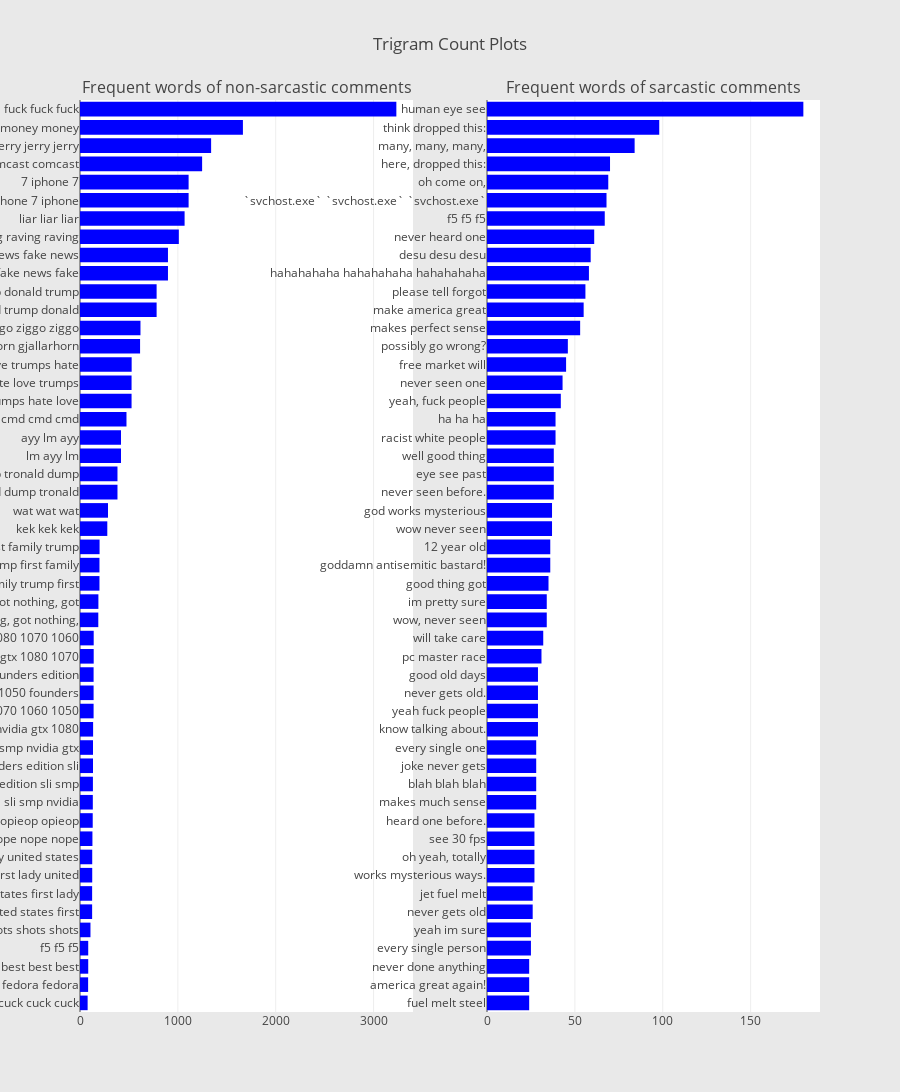

Notebook code cell kept with this figure:
### Code cell
from collections import defaultdict
from wordcloud import WordCloud, STOPWORDS
import plotly.graph_objs as go
from plotly import tools
import plotly.offline as py
py.init_notebook_mode(connected=True)

## custom function for ngram generation ##
def generate_ngrams(text, n_gram=1):
    token = [token for token in text.lower().split(" ") if token != "" if token not in STOPWORDS]
    ngrams = zip(*[token[i:] for i in range(n_gram)])
    return [" ".join(ngram) for ngram in ngrams]

## custom function for horizontal bar chart ##
def horizontal_bar_chart(df, color):
    trace = go.Bar(
        y=df["word"].values[::-1],
        x=df["wordcount"].values[::-1],
        showlegend=False,
        orientation = 'h',
        marker=dict(
            color=color,
        ),
    )
    return trace

## Get the bar chart from sarcastic (label = 1) and non-sarcastic (label = 0) comments ##
freq_dict0 = defaultdict(int)
freq_dict1 = defaultdict(int)
for index, value in y_train.items():
    if value == 0:
        for word in generate_ngrams(train_texts[index],3):
            freq_dict0[word] += 1
    else:
        for word in generate_ngrams(train_texts[index],3):
            freq_dict1[word] += 1
        
fd_sorted0 = pd.DataFrame(sorted(freq_dict0.items(), key=lambda x: x[1])[::-1])
fd_sorted0.columns = ["word", "wordcount"]
trace0 = horizontal_bar_chart(fd_sorted0.head(50), 'blue')

fd_sorted1 = pd.DataFrame(sorted(freq_dict1.items(), key=lambda x: x[1])[::-1])
fd_sorted1.columns = ["word", "wordcount"]
trace1 = horizontal_bar_chart(fd_sorted1.head(50), 'blue')



# Creating two subplots
fig = tools.make_subplots(rows=1, cols=2, vertical_spacing=0.04,
                          subplot_titles=["Frequent words of non-sarcastic comments", 
                                          "Frequent words of sarcastic comments"])
fig.append_trace(trace0, 1, 1)
fig.append_trace(trace1, 1, 2)
fig['layout'].update(height=1200, width=900, paper_bgcolor='rgb(233,233,233)', title="Trigram Count Plots")
py.iplot(fig, filename='word-plots')

### Figure 1 — Plotly figure (JSON) as saved in the notebook; plotly's stock layout.template omitted (floating-point values rounded to 4 significant figures)
{"data": [{"marker": {"color": "blue"}, "orientation": "h", "showlegend": false, "x": [78, 83, 84, 84, 107, 124, 124, 125, 125, 127, 130, 131, 132, 133, 133, 134, 139, 139, 139, 140, 140, 187, 188, 199, 199, 200, 279, 286, 383, 383, 419, 419, 475, 527, 527, 528, 614, 618, 783, 783, 899, 899, 1010, 1069, 1110, 1110, 1248, 1340, 1665, 3233], "y": ["cuck cuck cuck", "fedora fedora fedora", "best best best", "f5 f5 f5", "shots shots shots", "united states first", "states first lady", "first lady united", "lady united states", "nope nope nope", "opieop opieop opieop", "sli smp nvidia", "edition sli smp", "founders edition sli", "smp nvidia gtx", "nvidia gtx 1080", "1070 1060 1050", "1060 1050 founders", "1050 founders edition", "gtx 1080 1070", "1080 1070 1060", "nothing, got nothing,", "got nothing, got", "family trump first", "trump first family", "first family trump", "kek kek kek", "wat wat wat", "tronald dump tronald", "dump tronald dump", "lm ayy lm", "ayy lm ayy", "cmd cmd cmd", "trumps hate love", "hate love trumps", "love trumps hate", "gjallarhorn gjallarhorn gjallarhorn", "ziggo ziggo ziggo", "donald trump donald", "trump donald trump", "fake news fake", "news fake news", "raving raving raving", "liar liar liar", "iphone 7 iphone", "7 iphone 7", "comcast comcast comcast", "jerry jerry jerry", "money money money", "fuck fuck fuck"], "type": "bar", "uid": "de0d7946-6d19-468e-b65f-107860d60710", "xaxis": "x", "yaxis": "y"}, {"marker": {"color": "blue"}, "orientation": "h", "showlegend": false, "x": [24, 24, 24, 25, 25, 26, 26, 27, 27, 27, 27, 28, 28, 28, 28, 29, 29, 29, 29, 31, 32, 34, 34, 35, 36, 36, 37, 37, 38, 38, 38, 39, 39, 42, 43, 45, 46, 53, 55, 56, 58, 59, 61, 67, 68, 69, 70, 84, 98, 180], "y": ["fuel melt steel", "america great again!", "never done anything", "every single person", "yeah im sure", "never gets old", "jet fuel melt", "works mysterious ways.", "oh yeah, totally", "see 30 fps", "heard one before.", "makes much sense", "blah blah blah", "joke never gets", "every single one", "know talking about.", "yeah fuck people", "never gets old.", "good old days", "pc master race", "will take care", "wow, never seen", "im pretty sure", "good thing got", "goddamn antisemitic bastard!", "12 year old", "wow never seen", "god works mysterious", "never seen before.", "eye see past", "well good thing", "racist white people", "ha ha ha", "yeah, fuck people", "never seen one", "free market will", "possibly go wrong?", "makes perfect sense", "make america great", "please tell forgot", "hahahahaha hahahahaha hahahahaha", "desu desu desu", "never heard one", "f5 f5 f5", "`svchost.exe` `svchost.exe` `svchost.exe`", "oh come on,", "here, dropped this:", "many, many, many,", "think dropped this:", "human eye see"], "type": "bar", "uid": "faa0b4e0-cc22-4e12-b812-6bb9bcec7962", "xaxis": "x2", "yaxis": "y2"}], "layout": {"annotations": [{"font": {"size": 16}, "showarrow": false, "text": "Frequent words of non-sarcastic comments", "x": 0.225, "xanchor": "center", "xref": "paper", "y": 1, "yanchor": "bottom", "yref": "paper"}, {"font": {"size": 16}, "showarrow": false, "text": "Frequent words of sarcastic comments", "x": 0.775, "xanchor": "center", "xref": "paper", "y": 1, "yanchor": "bottom", "yref": "paper"}], "xaxis": {"anchor": "y", "domain": [0, 0.45]}, "yaxis": {"anchor": "x", "domain": [0, 1]}, "xaxis2": {"anchor": "y2", "domain": [0.55, 1]}, "yaxis2": {"anchor": "x2", "domain": [0, 1]}, "height": 1200, "width": 900, "paper_bgcolor": "rgb(233,233,233)", "title": {"text": "Trigram Count Plots"}}}
